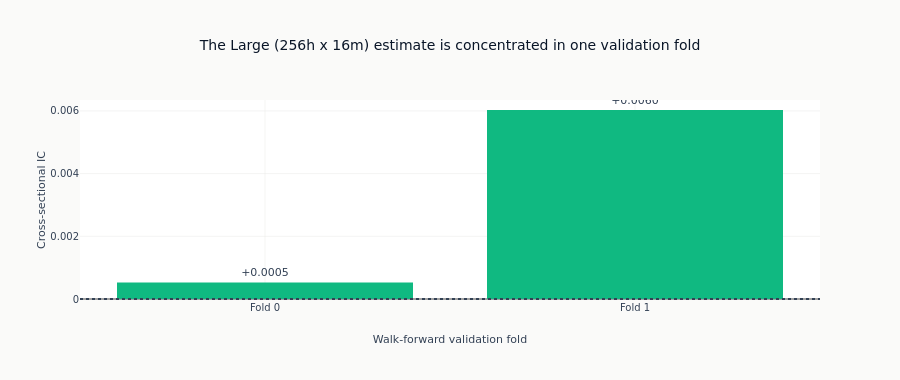

Notebook source saved alongside this figure:
### Markdown cell above
## 6. Fold Metrics

Evaluate the selected model separately on each validation fold. This comparison
exposes temporal concentration that a single average can hide.

### Code cell
fold_metrics = result["fold_metrics"]
if fold_metrics.height > 0:
    mean_ic = fold_metrics["ic_mean"].mean()
    fig = go.Figure(
        go.Bar(
            x=[f"Fold {fold}" for fold in fold_metrics["fold_id"]],
            y=fold_metrics["ic_mean"],
            marker_color=[
                COLORS["positive"] if value >= 0 else COLORS["negative"]
                for value in fold_metrics["ic_mean"]
            ],
            text=[f"{value:+.4f}" for value in fold_metrics["ic_mean"]],
            textposition="outside",
        )
    )
    fig.add_hline(y=0.0, line=dict(color=COLORS["neutral"], dash="dot"))
    fig.update_layout(
        title_text=f"The {size_labels[best_name]} estimate is concentrated in one validation fold",
        xaxis_title="Walk-forward validation fold",
        yaxis_title="Cross-sectional IC",
        height=380,
        showlegend=False,
    )
    fig.show()

### Figure 1 — Plotly figure (JSON) as saved in the notebook; plotly's stock layout.template omitted (floating-point values rounded to 4 significant figures)
{"data": [{"marker": {"color": ["#10b981", "#10b981"]}, "text": ["+0.0005", "+0.0060"], "textposition": "outside", "type": "bar", "x": ["Fold 0", "Fold 1"], "y": [0.00053, 0.006029]}], "layout": {"height": 380, "shapes": [{"line": {"color": "#334155", "dash": "dot"}, "type": "line", "x0": 0, "x1": 1, "xref": "x domain", "y0": 0.0, "y1": 0.0, "yref": "y"}], "showlegend": false, "title": {"text": "The Large (256h x 16m) estimate is concentrated in one validation fold"}, "xaxis": {"title": {"text": "Walk-forward validation fold"}}, "yaxis": {"title": {"text": "Cross-sectional IC"}}}}
